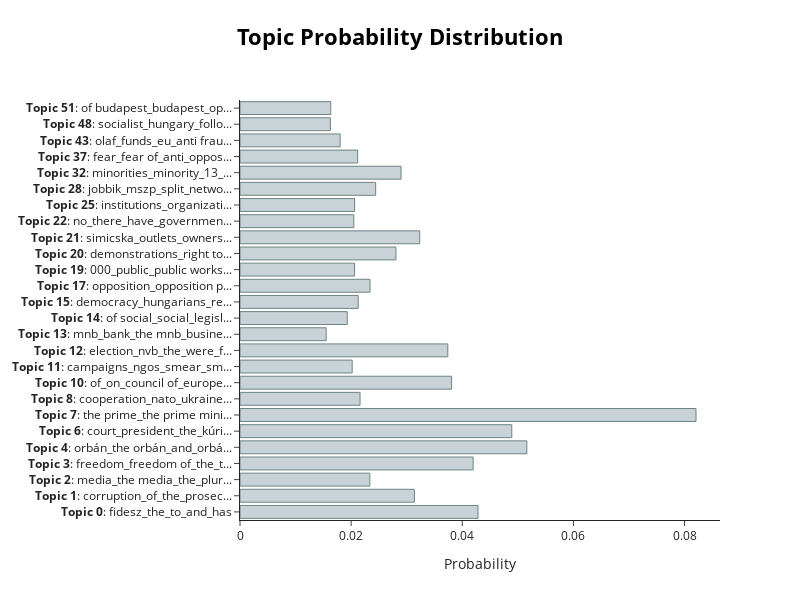

Write notebook code for a chart like this one.
### Code cell
model.visualize_distribution(topic_distr[0])

### Figure 1 — Plotly figure (JSON) as saved in the notebook; plotly's stock layout.template omitted (floating-point values rounded to 4 significant figures)
{"data": [{"marker": {"color": "#C8D2D7", "line": {"color": "#6E8484", "width": 1}}, "orientation": "h", "type": "bar", "x": [0.04283, 0.03138, 0.02336, 0.04196, 0.05162, 0.04891, 0.08206, 0.02161, 0.03808, 0.02019, 0.0374, 0.01551, 0.0193, 0.02127, 0.0234, 0.02062, 0.02806, 0.03234, 0.02048, 0.02063, 0.02441, 0.02899, 0.02118, 0.01802, 0.01626, 0.01634], "y": ["<b>Topic 0</b>: fidesz_the_to_and_has", "<b>Topic 1</b>: corruption_of_the_prosec...", "<b>Topic 2</b>: media_the media_the_plur...", "<b>Topic 3</b>: freedom_freedom of_the_t...", "<b>Topic 4</b>: orbán_the orbán_and_orbá...", "<b>Topic 6</b>: court_president_the_kúri...", "<b>Topic 7</b>: the prime_the prime mini...", "<b>Topic 8</b>: cooperation_nato_ukraine...", "<b>Topic 10</b>: of_on_council of_europe...", "<b>Topic 11</b>: campaigns_ngos_smear_sm...", "<b>Topic 12</b>: election_nvb_the_were_f...", "<b>Topic 13</b>: mnb_bank_the mnb_busine...", "<b>Topic 14</b>: of social_social_legisl...", "<b>Topic 15</b>: democracy_hungarians_re...", "<b>Topic 17</b>: opposition_opposition p...", "<b>Topic 19</b>: 000_public_public works...", "<b>Topic 20</b>: demonstrations_right to...", "<b>Topic 21</b>: simicska_outlets_owners...", "<b>Topic 22</b>: no_there_have_governmen...", "<b>Topic 25</b>: institutions_organizati...", "<b>Topic 28</b>: jobbik_mszp_split_netwo...", "<b>Topic 32</b>: minorities_minority_13_...", "<b>Topic 37</b>: fear_fear of_anti_oppos...", "<b>Topic 43</b>: olaf_funds_eu_anti frau...", "<b>Topic 48</b>: socialist_hungary_follo...", "<b>Topic 51</b>: of budapest_budapest_op..."]}], "layout": {"height": 600, "hoverlabel": {"bgcolor": "white", "font": {"family": "Rockwell", "size": 16}}, "title": {"font": {"color": "Black", "size": 22}, "text": "<b>Topic Probability Distribution</b>", "x": 0.5, "xanchor": "center", "y": 0.95, "yanchor": "top"}, "width": 800, "xaxis": {"autorange": true, "range": [0, 0.08638], "title": {"text": "Probability"}, "type": "linear"}, "yaxis": {"autorange": true, "range": [-0.5, 25.5], "type": "category"}}}
